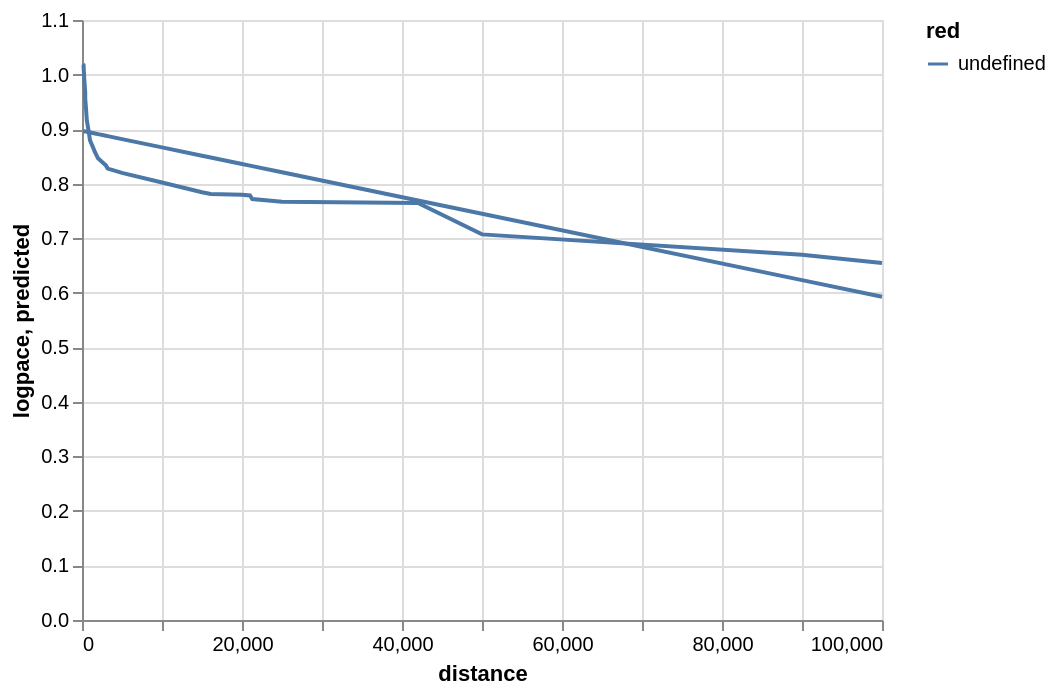

This figure's notebook cell:
### Code cell
records = alt.Chart(mens_running_all_dedup_nondecreasing).mark_line().encode(x="distance", y="logpace")
mens_running_all_dedup_nondecreasing["predicted"] = results.predict(mens_running_all_dedup_nondecreasing.distance)
predictions = alt.Chart(mens_running_all_dedup_nondecreasing).mark_line().encode(x="distance", y="predicted", color="red:N")

records + predictions

### Figure 1 — Vega-Lite specification as saved in the notebook (floating-point values rounded to 4 significant figures)
{"$schema": "https://vega.github.io/schema/vega-lite/v2.6.0.json", "config": {"view": {"height": 300, "width": 400}}, "datasets": {"data-7297d0a574dc3aaf3a9551d750780ac4": [{"Date": "17 May 2009", "Event": "150 m straight", "Location": "Manchester", "Meeting": "Manchester City Games", "N": null, "P": null, "R": "[90]", "V": null, "W": "+1.1", "_1": "14.35", "_4": "Usain Bolt", "_5": "JAM", "_9": "GBR", "distance": 150, "logdistance": 2.176, "logpace": 1.019, "logtime": -0.6213, "pace": 10.45, "predicted": 0.8964, "seconds": 14.35, "time": 0.2392}, {"Date": "20 Aug 2009", "Event": "200 m", "Location": "Berlin", "Meeting": "World Championships", "N": null, "P": "P", "R": "[5]", "V": "", "W": "−0.3", "_1": "19.19", "_4": "Usain Bolt", "_5": "JAM", "_9": "GER", "distance": 200, "logdistance": 2.301, "logpace": 1.018, "logtime": -0.4951, "pace": 10.42, "predicted": 0.8962, "seconds": 19.19, "time": 0.3198}, {"Date": "7 May 1966", "Event": "220 y (straight)", "Location": "San Jose", "Meeting": "Video on YouTube", "N": "h", "P": null, "R": "[93]", "V": null, "W": "+1.9", "_1": "19.50", "_4": "Tommie Smith", "_5": "USA", "_9": "USA", "distance": 201.2, "logdistance": 2.304, "logpace": 1.014, "logtime": -0.4881, "pace": 10.32, "predicted": 0.8962, "seconds": 19.5, "time": 0.325}, {"Date": "28 Jun 2017", "Event": "300 m", "Location": "Ostrava", "Meeting": "Golden Spike Ostrava", "N": null, "P": null, "R": "[95]", "V": null, "W": null, "_1": "30.81", "_4": "Wayde van Niekerk", "_5": "RSA", "_9": "CZE", "distance": 300, "logdistance": 2.477, "logpace": 0.9884, "logtime": -0.2895, "pace": 9.737, "predicted": 0.8959, "seconds": 30.81, "time": 0.5135}, {"Date": "14 Aug 2016", "Event": "400 m", "Location": "Rio de Janeiro", "Meeting": "Olympic Games", "N": null, "P": "P", "R": "[6]", "V": "", "W": null, "_1": "43.03", "_4": "Wayde van Niekerk", "_5": "RSA", "_9": "BRA", "distance": 400, "logdistance": 2.602, "logpace": 0.9683, "logtime": -0.1444, "pace": 9.296, "predicted": 0.8956, "seconds": 43.03, "time": 0.7172}, {"Date": "26 Jun 1971", "Event": "440 y", "Location": "Eugene", "Meeting": "USA Championships", "N": null, "P": null, "R": "[96][97][98]", "V": null, "W": null, "_1": "44.50", "_4": "John Smith", "_5": "USA", "_9": "USA", "distance": 402.3, "logdistance": 2.605, "logpace": 0.9562, "logtime": -0.1298, "pace": 9.041, "predicted": 0.8956, "seconds": 44.5, "time": 0.7417}, {"Date": "10 Sep 2016", "Event": "500 m", "Location": "Newcastle", "Meeting": "Great North CityGames", "N": "[af]", "P": null, "R": "[99]", "V": null, "W": null, "_1": "57.69", "_4": "David Rudisha", "_5": "KEN", "_9": "GBR", "distance": 500, "logdistance": 2.699, "logpace": 0.9379, "logtime": -0.01705, "pace": 8.667, "predicted": 0.8953, "seconds": 57.69, "time": 0.9615}, {"Date": "24 May 1986", "Event": "600 m", "Location": "Santa Monica", "Meeting": null, "N": null, "P": null, "R": null, "V": null, "W": null, "_1": "1:12.81", "_4": "Johnny Gray", "_5": "USA", "_9": "USA", "distance": 600, "logdistance": 2.778, "logpace": 0.916, "logtime": 0.08404, "pace": 8.241, "predicted": 0.895, "seconds": 72.81, "time": 1.214}, {"Date": "9 Aug 2012", "Event": "800 m", "Location": "London", "Meeting": "Olympic Games", "N": null, "P": "P", "R": "[7]", "V": "", "W": null, "_1": "1:40.91", "_4": "David Rudisha", "_5": "KEN", "_9": "GBR", "distance": 800, "logdistance": 2.903, "logpace": 0.8992, "logtime": 0.2258, "pace": 7.928, "predicted": 0.8944, "seconds": 100.9, "time": 1.682}, {"Date": "5 Sep 1999", "Event": "1000 m", "Location": "Rieti", "Meeting": "Rieti Meeting", "N": null, "P": "P", "R": null, "V": "", "W": null, "_1": "2:11.96", "_4": "Noah Ngeny", "_5": "KEN", "_9": "ITA", "distance": 1000, "logdistance": 3, "logpace": 0.8796, "logtime": 0.3423, "pace": 7.578, "predicted": 0.8938, "seconds": 132.0, "time": 2.199}, {"Date": "14 Jul 1998", "Event": "1500 m", "Location": "Rome", "Meeting": "Golden Gala", "N": null, "P": "P", "R": null, "V": "", "W": null, "_1": "3:26.00", "_4": "Hicham El Guerrouj", "_5": "MAR", "_9": "ITA", "distance": 1500, "logdistance": 3.176, "logpace": 0.8622, "logtime": 0.5357, "pace": 7.282, "predicted": 0.8923, "seconds": 206, "time": 3.433}, {"Date": "7 Jul 1999", "Event": "Mile", "Location": "Rome", "Meeting": "Golden Gala", "N": null, "P": "P", "R": null, "V": "", "W": null, "_1": "3:43.13", "_4": "Hicham El Guerrouj", "_5": "MAR", "_9": "ITA", "distance": 1609, "logdistance": 3.207, "logpace": 0.858, "logtime": 0.5704, "pace": 7.211, "predicted": 0.8919, "seconds": 223.1, "time": 3.719}, {"Date": "7 Sep 1999", "Event": "2000 m", "Location": "Berlin", "Meeting": "ISTAF", "N": null, "P": null, "R": null, "V": "", "W": null, "_1": "4:44.79", "_4": "Hicham El Guerrouj", "_5": "MAR", "_9": "GER", "distance": 2000, "logdistance": 3.301, "logpace": 0.8465, "logtime": 0.6764, "pace": 7.023, "predicted": 0.8908, "seconds": 284.8, "time": 4.747}, {"Date": "1 Sep 1996", "Event": "3000 m", "Location": "Rieti", "Meeting": "Rieti Meeting", "N": null, "P": "P", "R": null, "V": "", "W": null, "_1": "7:20.67", "_4": "Daniel Komen", "_5": "KEN", "_9": "ITA", "distance": 3000, "logdistance": 3.477, "logpace": 0.833, "logtime": 0.866, "pace": 6.808, "predicted": 0.8877, "seconds": 440.7, "time": 7.345}, {"Date": "17 Jul 1997", "Event": "Two miles", "Location": "Hechtel-Eksel", "Meeting": null, "N": null, "P": "P", "R": null, "V": null, "W": null, "_1": "7:58.61", "_4": "Daniel Komen", "_5": "KEN", "_9": "BEL", "distance": 3218, "logdistance": 3.508, "logpace": 0.8276, "logtime": 0.9018, "pace": 6.724, "predicted": 0.8871, "seconds": 478.6, "time": 7.977}, {"Date": "31 May 2004", "Event": "5000 m (track)", "Location": "Hengelo", "Meeting": "Fanny Blankers-Koen Games", "N": null, "P": "P", "R": null, "V": "", "W": null, "_1": "12:37.35", "_4": "Kenenisa Bekele", "_5": "ETH", "_9": "NED", "distance": 5000, "logdistance": 3.699, "logpace": 0.8197, "logtime": 1.101, "pace": 6.602, "predicted": 0.8816, "seconds": 757.4, "time": 12.62}, {"Date": "26 Aug 2005", "Event": "10,000 m (track)", "Location": "Brussels", "Meeting": "Memorial Van Damme", "N": null, "P": "P", "R": null, "V": "", "W": null, "_1": "26:17.53", "_4": "Kenenisa Bekele", "_5": "ETH", "_9": "BEL", "distance": 10000, "logdistance": 4, "logpace": 0.802, "logtime": 1.42, "pace": 6.339, "predicted": 0.8664, "seconds": 1578.0, "time": 26.29}, {"Date": "18 Nov 2018", "Event": "15 km (road)", "Location": "Nijmegen", "Meeting": "Zevenheuvelenloop", "N": null, "P": null, "R": "[101]", "V": null, "W": null, "_1": "41:05.00", "_4": "Joshua Cheptegei", "_5": "UGA", "_9": "NED", "distance": 15000, "logdistance": 4.176, "logpace": 0.7843, "logtime": 1.614, "pace": 6.085, "predicted": 0.8512, "seconds": 2465, "time": 41.08}, {"Date": "4 Sep 2005", "Event": "10 miles (road)", "Location": "Tilburg", "Meeting": "Tilburg Ten Miles", "N": "[ah]", "P": null, "R": null, "V": null, "W": null, "_1": "44:24.00", "_4": "Haile Gebrselassie", "_5": "ETH", "_9": "NED", "distance": 16090, "logdistance": 4.207, "logpace": 0.781, "logtime": 1.647, "pace": 6.04, "predicted": 0.8479, "seconds": 2664, "time": 44.4}, {"Date": "21 Mar 2010", "Event": "20 km (road)", "Location": "Lisbon", "Meeting": "Lisbon Half Marathon", "N": "+", "P": null, "R": "[102]", "V": null, "W": null, "_1": "55:21.00", "_4": "Zersenay Tadese", "_5": "ERI", "_9": "POR", "distance": 20000, "logdistance": 4.301, "logpace": 0.7798, "logtime": 1.743, "pace": 6.022, "predicted": 0.836, "seconds": 3321, "time": 55.35}, {"Date": "28 Oct 2018", "Event": "Half marathon", "Location": "Valencia", "Meeting": "Valencia Half Marathon", "N": null, "P": "P", "R": "[13]", "V": "", "W": null, "_1": "58:18.00", "_4": "Abraham Kiptum", "_5": "KEN", "_9": "ESP", "distance": 21000, "logdistance": 4.322, "logpace": 0.7784, "logtime": 1.766, "pace": 6.003, "predicted": 0.833, "seconds": 3498, "time": 58.3}, {"Date": "27 Jun 2007", "Event": "One hour (track)", "Location": "Ostrava", "Meeting": "Golden Spike Ostrava", "N": null, "P": "P", "R": "[14]", "V": "", "W": null, "_1": "21,285 m", "_4": "Haile Gebrselassie", "_5": "ETH", "_9": "CZE", "distance": 21285, "logdistance": 4.328, "logpace": 0.7718, "logtime": 1.778, "pace": 5.912, "predicted": 0.8321, "seconds": 3600, "time": 60}, {"Date": "6 May 2012", "Event": "25 km (road)", "Location": "Berlin", "Meeting": "BIG 25", "N": null, "P": null, "R": "[103][104]", "V": null, "W": null, "_1": "1:11:18.00", "_4": "Dennis Kipruto Kimetto", "_5": "KEN", "_9": "GER", "distance": 25000, "logdistance": 4.398, "logpace": 0.7667, "logtime": 1.853, "pace": 5.844, "predicted": 0.8208, "seconds": 4278, "time": 71.3}, {"Date": "6 May 2017", "Event": "Marathon[b]", "Location": "Monza", "Meeting": "Autodromo Nazionale Monza", "N": "[c]", "P": null, "R": "[18]", "V": "[1]", "W": null, "_1": "2:00:25", "_4": "Eliud Kipchoge", "_5": "KEN", "_9": "ITA", "distance": 42000, "logdistance": 4.623, "logpace": 0.7644, "logtime": 2.081, "pace": 5.813, "predicted": 0.7691, "seconds": 7225, "time": 120.4}, {"Date": "2 Apr 1988", "Event": "50 km (road)", "Location": "Cape Town", "Meeting": null, "N": "+", "P": null, "R": "[108]", "V": null, "W": null, "_1": "2:43:38", "_4": "Thompson Magawana", "_5": "RSA", "_9": "RSA", "distance": 50000, "logdistance": 4.699, "logpace": 0.7069, "logtime": 2.214, "pace": 5.093, "predicted": 0.7447, "seconds": 9818, "time": 163.6}, {"Date": "2007", "Event": "90 km (road)", "Location": "Durban", "Meeting": "Comrades Marathon", "N": null, "P": null, "R": null, "V": null, "W": null, "_1": "5:20:49.00", "_4": "Leonid Shvetsov", "_5": "RUS", "_9": "RSA", "distance": 90000, "logdistance": 4.954, "logpace": 0.6698, "logtime": 2.506, "pace": 4.676, "predicted": 0.6231, "seconds": 19249, "time": 320.8}, {"Date": "24 Jun 2018", "Event": "100 km (road)", "Location": "Yūbetsu", "Meeting": "Lake Saroma Ultramarathon", "N": null, "P": null, "R": "[19]", "V": null, "W": null, "_1": "6:09:14.00", "_4": "Nao Kazami", "_5": "JPN", "_9": "JPN", "distance": 100000, "logdistance": 5, "logpace": 0.6545, "logtime": 2.567, "pace": 4.514, "predicted": 0.5926, "seconds": 22154, "time": 369.2}]}, "layer": [{"data": {"name": "data-7297d0a574dc3aaf3a9551d750780ac4"}, "encoding": {"x": {"field": "distance", "type": "quantitative"}, "y": {"field": "logpace", "type": "quantitative"}}, "mark": "line"}, {"data": {"name": "data-7297d0a574dc3aaf3a9551d750780ac4"}, "encoding": {"color": {"field": "red", "type": "nominal"}, "x": {"field": "distance", "type": "quantitative"}, "y": {"field": "predicted", "type": "quantitative"}}, "mark": "line"}]}
